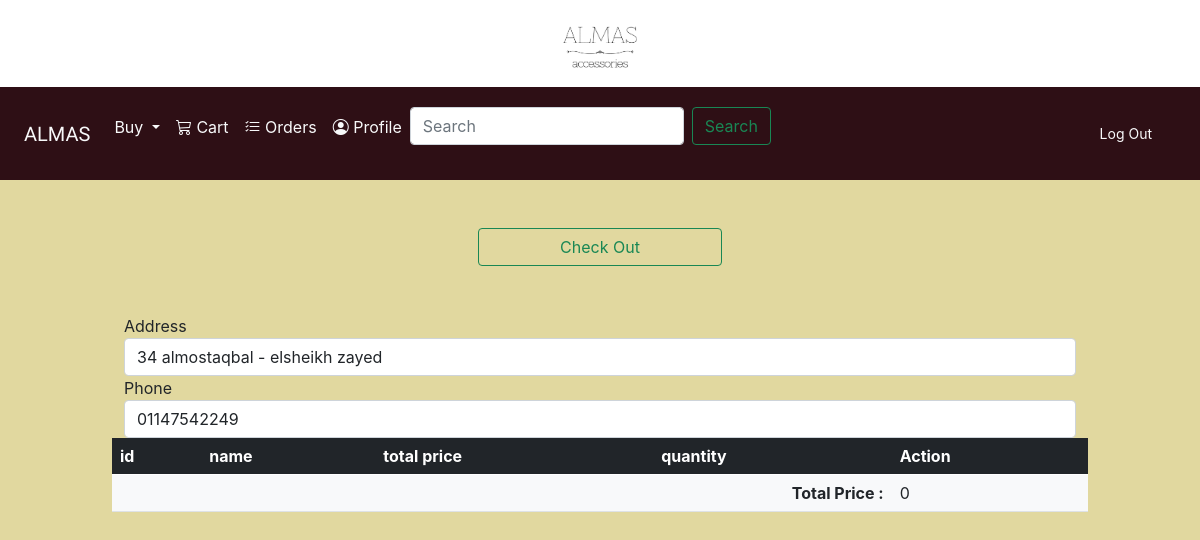
/alterPages/orders/cart.php (signed in), run on the app's committed database.
### tables this page shows
CREATE TABLE `customer` (
  `cid` int(4) NOT NULL,
  `custName` varchar(255) NOT NULL,
  `custPassword` varchar(255) NOT NULL,
  `address` varchar(255) NOT NULL,
  `email` varchar(255) NOT NULL,
  `phone` varchar(255) NOT NULL
);

### alterPages/orders/cart.php (the view, shortened to what this page needs)
<html>
<head>
    <link href="https://cdn.jsdelivr.net/npm/bootstrap@5.0.0-beta3/dist/css/bootstrap.min.css" rel="stylesheet">
</head>
<body>
    <?php
    include '../../shared/navbar.php';
    include '../../shared/config.php';
    $custId = $_SESSION['id'];
    $select="SELECT* FROM `customer`WHERE cid='$custId'";
$run=mysqli_query($conn,$select);
$show=mysqli_fetch_array($run);
$address=$show['address'];
$phone=$show['phone'];
    ?>
    <head>
    </head>
    <body>
        <form action="cart.php" method="post">
            <div class="container col-10 mt-5">
                <table class="table bg-light  table-hover">
                    <thead class="table-dark">
                        <th>id</th>
                        <th>name</th>
                        <th>total price</th>
                        <th>quantity</th>
                        <th>Action</th>
                    </thead>
                    <?php
                    $totprice = 0;
                    ?>
                    <tr>
                        <td colspan="4" style="text-align:right;"> <b>Total Price : </b></td>
                        <td> <?php echo $totprice; ?></td>
                    </tr>
                    <div class="d-grid gap-2 col-3 mx-auto mt-5">
                        <button type="submit" class="btn btn-outline-success" name="checkOut">Check Out</button>
                    </div>
        <div class="container mt-5">
<div class="form-group">
<label for="orderAddress">Address</label>
<input class="form-control" name="orderAddress"  placeholder="Please enter your loctaion" id="Address" type="text" value="<?php echo$address;?>">
<label for="orderPhone">Phone</label>
<input class="form-control" name="orderPhone" type="text" placeholder="Please enter your phone number" id="Phone"  value="<?php echo$phone;?>"">
</div>
    </body>
</html>
<?php
include '../../shared/script.php';
?>

### shared/navbar.php (style rules this page uses)
body { font-family: 'Inter', sans-serif; }

### data on the page
customer: orderAddress "34 almostaqbal - elsheikh zayed", orderPhone "01147542249"

### other printed values
$totprice "0"
